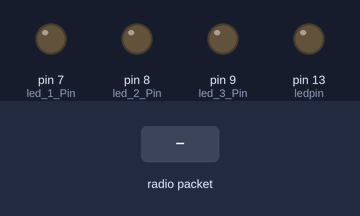
Recording of a sketch running on a simulated Arduino Uno, built with avr-gcc and run on an emulated ATmega328P. On the bench: output pins drawn as LEDs (lit = HIGH). Dashed ring = blinking. Inputs (shaded band) come from the test bench. No radio packets arrive unless stated; what the sketch prints to the serial monitor is not drawn.

Above: at 2.2 s.
2.3 s: radio packet "3" arrives
At 2.4 s:
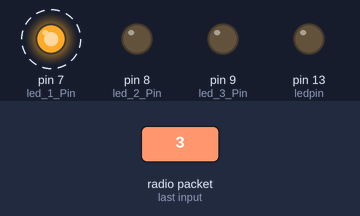
5.3 s: radio packet "4" arrives
At 5.4 s:
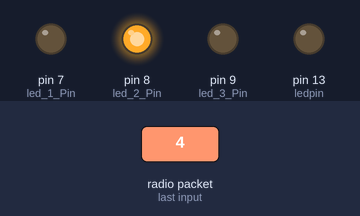
7.0 s: radio packet "7" arrives
At 7.1 s:
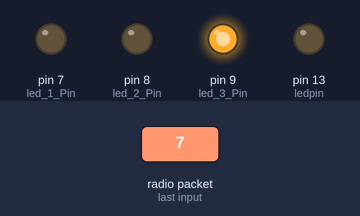
Timing chart, 0 to 10.0 s (numbered marks = the images above; inputs shaded):
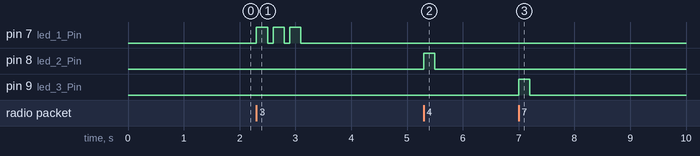

Measured:
- after the input at 2.3 s, pin 7 (led_1_Pin): alternates HIGH for 0.20 s and LOW for 0.10 s, 6 changes in all, then stays LOW, starting at once
- after the input at 5.3 s, pin 8 (led_2_Pin): LOW → HIGH at once, → LOW 0.20 s later
- after the input at 7.0 s, pin 9 (led_3_Pin): LOW → HIGH at once, → LOW 0.20 s later

The sketch:

sketch_nov15a_2_reciever_motor_cntlr.ino
```cpp
#include <VirtualWire.h>
#define ledpin 13

const int receive_pin = 12;

// rgb - led pin configure
int led_1_Pin = 7;
int led_2_Pin = 8;
int led_3_Pin = 9;

void setup()
{
  pinMode(ledpin, OUTPUT);
  digitalWrite(ledpin, LOW);
  delay(1000);
  Serial.begin(9600);  // Debugging only
  Serial.println("setup");


  pinMode(led_1_Pin, OUTPUT);
  pinMode(led_2_Pin, OUTPUT);
  pinMode(led_3_Pin, OUTPUT);

  analogWrite(led_1_Pin, 0);
  analogWrite(led_2_Pin, 0);
  analogWrite(led_3_Pin, 0);

  // Initialise the IO and ISR
  vw_set_ptt_inverted(true); // Required for DR3100
  vw_set_rx_pin(receive_pin);
  vw_setup(1000);  // Bits per sec
  vw_rx_start();       // Start the receiver PLL running
}


void setColor_blink(int red, int green, int blue, int count)
{
  int iterator = 0;
  while (iterator < count)
  {
    //Serial.println(count);
    analogWrite(led_1_Pin, red);
    analogWrite(led_2_Pin, green);
    analogWrite(led_3_Pin, blue);
    delay(200);
    analogWrite(led_1_Pin, 0);
    analogWrite(led_2_Pin, 0);
    analogWrite(led_3_Pin, 0);
    delay(100);
    iterator++;
  }
}

void loop()
{
  uint8_t buf[VW_MAX_MESSAGE_LEN];
  uint8_t buflen = VW_MAX_MESSAGE_LEN;
  if (vw_get_message(buf, &buflen)) // Non-blocking
  {
    // Message with a good checksum received, dump HEX
    if (buf[0] == 49)
    {
      Serial.println("1 is pressed");
      setColor_blink(255, 0, 0, 1);
    }
    if (buf[0] == 51) setColor_blink(255, 0, 0, 3);
    if (buf[0] == 52) setColor_blink(0, 255, 0, 1);
    if (buf[0] == 53) setColor_blink(0, 255, 0, 2);
    if (buf[0] == 54) setColor_blink(0, 255, 0, 3);
    if (buf[0] == 55) setColor_blink(0, 0, 255, 1);
    if (buf[0] == 56) setColor_blink(0, 0, 255, 2);
    if (buf[0] == 57) setColor_blink(0, 0, 255, 3);
  }
}
```
